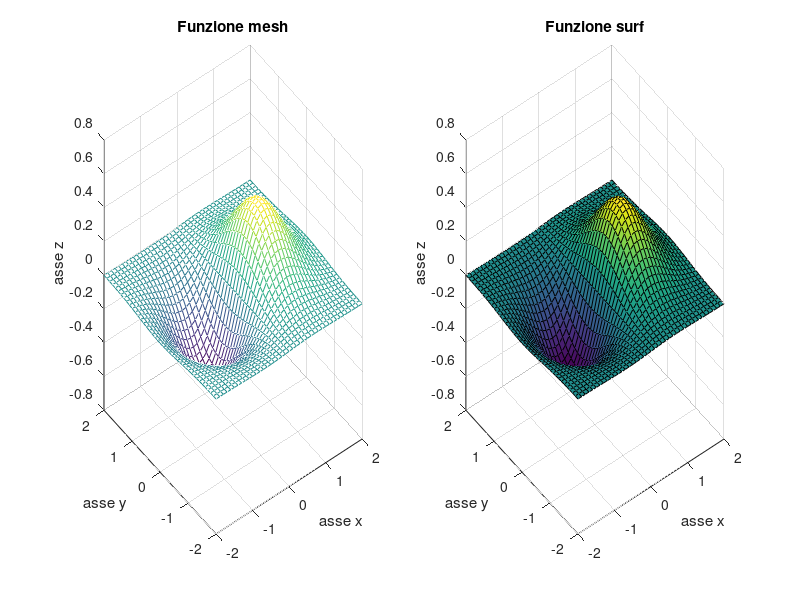

Recreate this plot in MATLAB.
% Esempio di grafici di superfici 3D
%
% M. Scarpiniti (Dip. DIET - Sapienza Università di Roma)

x = -2:0.1:2;
y = -2:0.1:2;
[X, Y] = meshgrid(x, y);
Z = X.*exp(-X.^2 - Y.^2);

subplot(1, 2, 1);
mesh(X, Y, Z);
title('Funzione mesh');
xlabel('asse x');
ylabel('asse y');
zlabel('asse z');

subplot(1, 2, 2);
surf(X, Y, Z),
title('Funzione surf');
xlabel('asse x');
ylabel('asse y');
zlabel('asse z');